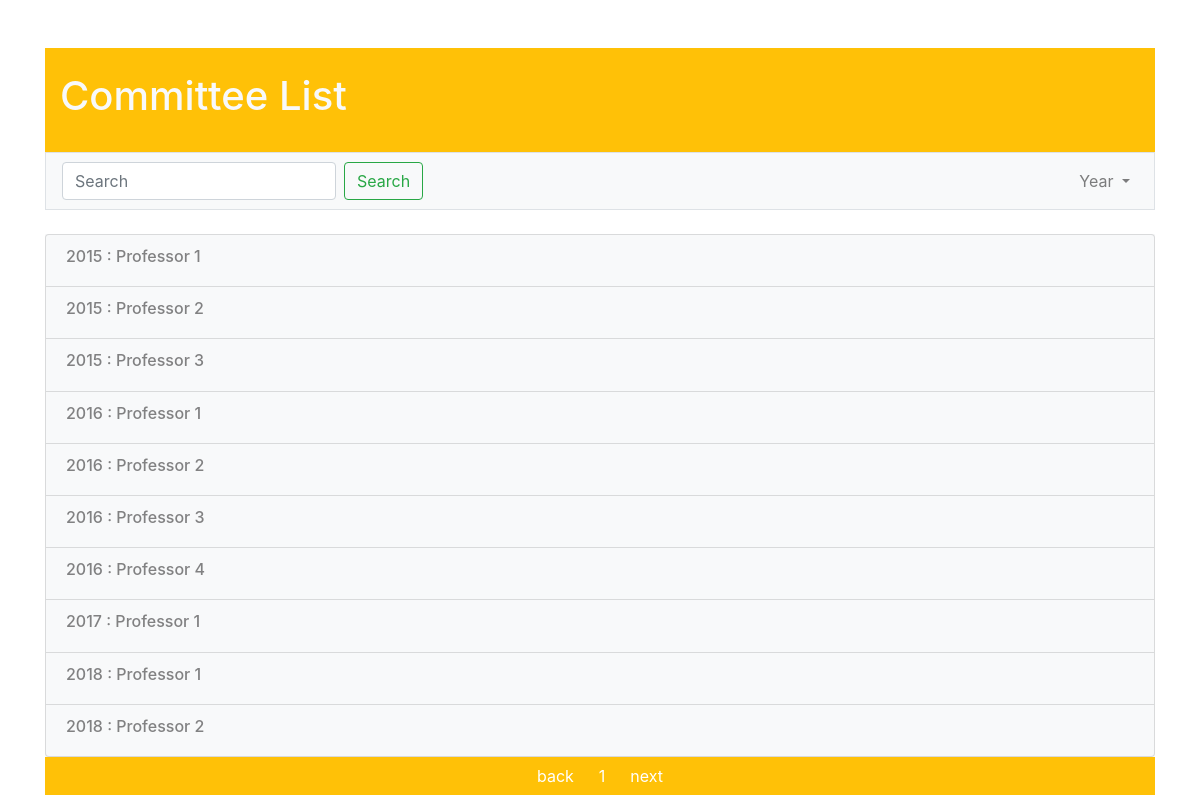
The page /committee/ on the database its author committed.
### study_program/models.py (models this page shows, shortened)
class Committee(models.Model):
    code = models.CharField(max_length=200)
    professor_id = models.ForeignKey(Professor, on_delete=models.PROTECT, null=True)
    YEAR_CHOICES = []
    for r in range(1980, (datetime.datetime.now().year+1)):
        YEAR_CHOICES.append((r,r))
    year = models.IntegerField(('year'), choices=YEAR_CHOICES, default=datetime.datetime.now().year)
    assessment_level_choices = (
        ('Junior', 'Junior'),
        ('Senior', 'Senior'),
        ('Novice', 'Novice'),
        ('Apprentice-C','Apprentice-C')
    )
    assessment_level = models.TextField(max_length=400, choices = assessment_level_choices)
    profession = models.CharField(max_length=200)
    assessment_programs = models.ManyToManyField('AssessmentResult', blank=True)

class Professor(models.Model):
    professor_id = models.CharField(max_length = 200)
    academic_title = models.CharField(max_length = 200)
    name_surname = models.CharField(max_length = 200)
    date_of_birth = models.DateField()
    YEAR_CHOICES = []
    for r in range(1980, (datetime.datetime.now().year+1)):
        YEAR_CHOICES.append((r,r))
    bsc = models.CharField(max_length = 200)
    bsc_grad_institute = models.CharField(max_length = 200)
    bsc_year = models.IntegerField(('year'), choices=YEAR_CHOICES, default=datetime.datetime.now().year)
    msc = models.CharField(max_length = 200)
    msc_grad_institute = models.CharField(max_length = 200)
    msc_year = models.IntegerField(('year'), choices=YEAR_CHOICES, default=datetime.datetime.now().year)
    phd = models.CharField(max_length = 200)
    phd_grad_institute = models.CharField(max_length = 200)
    phd_year = models.IntegerField(('year'), choices=YEAR_CHOICES, default=datetime.datetime.now().year)
    phone = models.CharField(max_length = 200)
    email = models.CharField(max_length = 200)
    university = models.CharField(max_length = 200)
    additional_degree = models.CharField(max_length = 200, blank = True)
    responsible_program = models.ManyToManyField('StudyProgram', blank=True)
    committee_profile = models.ManyToManyField('Committee', blank=True)

### study_program/views.py (the view)
# urls.py: path('committee/', views.all_committees, name = 'all_committee'),
def all_committees(request, page_number=1):
    from_item = (page_number * 10) - 10
    to_item = page_number * 10
    c = Committee.objects # get object
    committees = c.all() # get all objects
    total_committee = c.count() # get length of object
    committee_list = []
    for committee in committees:
        committee_list.append(committee)
    committee_list = committee_list[from_item:to_item]
    prev_page = page_number - 1
    if(page_number - 1 < 1):
        prev_page = 1
    current_page = page_number
    next_page = page_number + 1
    if(next_page > math.ceil(total_committee/10)):
        next_page = current_page
    return render(request, 'committee/all_committee.html', {'committee_list': committee_list, 'current_page': current_page, 'prev_page': prev_page, 'next_page':next_page})

### study_program/templates/committee/all_committee.html (shortened to what this page needs)
<head>
        <link rel="stylesheet" href="https://stackpath.bootstrapcdn.com/bootstrap/4.1.3/css/bootstrap.min.css">
</head>
<div class="container">
        <br/>
        <br/>
        <div class="container border-warning bg-warning text-light">
            <br/>
            <h1>Committee List</h1>
            <br/>
        </div>
        <nav class="navbar navbar-expand-lg navbar-light bg-light border" name="TOP NAVBAR">
            <div class="collapse navbar-collapse" id="navbarSupportedContent">
                <form class="form-inline my-2 my-lg-0">
                    <input class="form-control mr-sm-2" name="faculty_name" type="search" placeholder="Search" aria-label="Search" value={{request.GET.faculty_name}}>
                    <button class="btn btn-outline-success my-2 my-sm-0" type="submit">Search</button>
                </form>
                <ul class="navbar-nav ml-auto">
                    <li class="nav-item dropdown">
                        <a class="nav-link dropdown-toggle" href="#" id="navbarDropdown" role="button" data-toggle="dropdown" aria-haspopup="true" aria-expanded="false">
                            Year
                        </a>
                    </li>
                </ul>
            </div>
        </nav>
        <br/>
        <div class=bg-light>
            <ul class="list-group">
                {% for committee in committee_list %}
                    <a class="list-group-item list-group-item-light bg-light" href = "{% url 'committee_profile' committee.id %}"><h6>{{ committee.year}} : {{ committee.professor_id.name_surname}}</h6></a>
                {% endfor %}
            </ul>
        </div>
        <div class="container border-warning bg-warning text-light text-center">
            <div class="btn-group" role="group" aria-label="Basic example">
                <a class="btn btn-secondary border-warning bg-warning" href="{% url 'all_committee' prev_page %}">back</a>
                <button type="button" class="btn btn-secondary border-warning bg-warning">{{current_page}}</button>
                <a class="btn btn-secondary border-warning bg-warning" href="{% url 'all_committee' next_page %}">next</a>
            </div>
            <br/>
        </div>
</div>

### rows shown on the page
Committee: year "2015", professor_id.name_surname "Professor 1"
Committee: year "2015", professor_id.name_surname "Professor 2"
Committee: year "2015", professor_id.name_surname "Professor 3"
Committee: year "2016", professor_id.name_surname "Professor 1"
Committee: year "2016", professor_id.name_surname "Professor 2"
Committee: year "2016", professor_id.name_surname "Professor 3"
Committee: year "2016", professor_id.name_surname "Professor 4"
Committee: year "2017", professor_id.name_surname "Professor 1"
Committee: year "2018", professor_id.name_surname "Professor 1"
Committee: year "2018", professor_id.name_surname "Professor 2"

### other values the page prints
{{ current_page }} "1"
